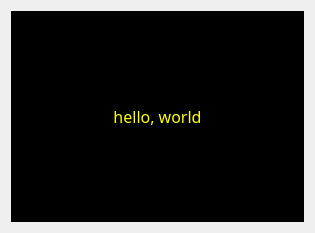
<ui version="4.0" >
<class>cocoonview_base</class>
<widget class="QWidget" name="cocoonview_base" >
  <property name="geometry" >
   <rect>
    <x>0</x>
    <y>0</y>
    <width>315</width>
    <height>233</height>
   </rect>
  </property>
  <property name="windowTitle" >
   <string>kapp4_base</string>
  </property>
  <property name="autoFillBackground" >
   <bool>true</bool>
  </property>
  <layout class="QGridLayout" >
   <property name="leftMargin" >
    <number>11</number>
   </property>
   <property name="topMargin" >
    <number>11</number>
   </property>
   <property name="rightMargin" >
    <number>11</number>
   </property>
   <property name="bottomMargin" >
    <number>11</number>
   </property>
   <property name="horizontalSpacing" >
    <number>6</number>
   </property>
   <property name="verticalSpacing" >
    <number>6</number>
   </property>
   <item row="0" column="0" >
    <widget class="QLabel" name="kcfg_sillyLabel" >
     <property name="palette" >
      <palette>
       <active>
        <colorrole role="WindowText" >
         <brush brushstyle="SolidPattern" >
          <color alpha="255" >
           <red>255</red>
           <green>255</green>
           <blue>0</blue>
          </color>
         </brush>
        </colorrole>
        <colorrole role="Button" >
         <brush brushstyle="SolidPattern" >
          <color alpha="255" >
           <red>0</red>
           <green>0</green>
           <blue>0</blue>
          </color>
         </brush>
        </colorrole>
        <colorrole role="Base" >
         <brush brushstyle="SolidPattern" >
          <color alpha="255" >
           <red>0</red>
           <green>0</green>
           <blue>0</blue>
          </color>
         </brush>
        </colorrole>
        <colorrole role="Window" >
         <brush brushstyle="SolidPattern" >
          <color alpha="255" >
           <red>0</red>
           <green>0</green>
           <blue>0</blue>
          </color>
         </brush>
        </colorrole>
        <colorrole role="AlternateBase" >
         <brush brushstyle="SolidPattern" >
          <color alpha="255" >
           <red>0</red>
           <green>0</green>
           <blue>0</blue>
          </color>
         </brush>
        </colorrole>
       </active>
       <inactive>
        <colorrole role="WindowText" >
         <brush brushstyle="SolidPattern" >
          <color alpha="255" >
           <red>255</red>
           <green>255</green>
           <blue>0</blue>
          </color>
         </brush>
        </colorrole>
        <colorrole role="Button" >
         <brush brushstyle="SolidPattern" >
          <color alpha="255" >
           <red>0</red>
           <green>0</green>
           <blue>0</blue>
          </color>
         </brush>
        </colorrole>
        <colorrole role="Base" >
         <brush brushstyle="SolidPattern" >
          <color alpha="255" >
           <red>0</red>
           <green>0</green>
           <blue>0</blue>
          </color>
         </brush>
        </colorrole>
        <colorrole role="Window" >
         <brush brushstyle="SolidPattern" >
          <color alpha="255" >
           <red>0</red>
           <green>0</green>
           <blue>0</blue>
          </color>
         </brush>
        </colorrole>
        <colorrole role="AlternateBase" >
         <brush brushstyle="SolidPattern" >
          <color alpha="255" >
           <red>0</red>
           <green>0</green>
           <blue>0</blue>
          </color>
         </brush>
        </colorrole>
       </inactive>
       <disabled>
        <colorrole role="WindowText" >
         <brush brushstyle="SolidPattern" >
          <color alpha="255" >
           <red>119</red>
           <green>119</green>
           <blue>119</blue>
          </color>
         </brush>
        </colorrole>
        <colorrole role="Button" >
         <brush brushstyle="SolidPattern" >
          <color alpha="255" >
           <red>0</red>
           <green>0</green>
           <blue>0</blue>
          </color>
         </brush>
        </colorrole>
        <colorrole role="Base" >
         <brush brushstyle="SolidPattern" >
          <color alpha="255" >
           <red>0</red>
           <green>0</green>
           <blue>0</blue>
          </color>
         </brush>
        </colorrole>
        <colorrole role="Window" >
         <brush brushstyle="SolidPattern" >
          <color alpha="255" >
           <red>0</red>
           <green>0</green>
           <blue>0</blue>
          </color>
         </brush>
        </colorrole>
        <colorrole role="AlternateBase" >
         <brush brushstyle="SolidPattern" >
          <color alpha="255" >
           <red>0</red>
           <green>0</green>
           <blue>0</blue>
          </color>
         </brush>
        </colorrole>
       </disabled>
      </palette>
     </property>
     <property name="font" >
      <font>
       <family>Sans Serif</family>
       <pointsize>12</pointsize>
      </font>
     </property>
     <property name="autoFillBackground" >
      <bool>true</bool>
     </property>
     <property name="text" >
      <string>hello, world</string>
     </property>
     <property name="scaledContents" >
      <bool>true</bool>
     </property>
     <property name="alignment" >
      <set>Qt::AlignCenter</set>
     </property>
     <property name="wordWrap" >
      <bool>false</bool>
     </property>
    </widget>
   </item>
  </layout>
 </widget>
  <resources/>
 <connections/>
</ui>
